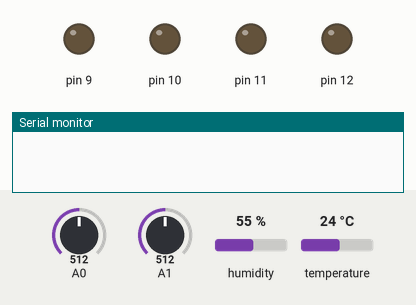
This sketch was run on a simulated Arduino Uno, built with avr-gcc and run on an emulated ATmega328P. On the bench: output pins drawn as LEDs (lit = HIGH), the last lines printed to the serial monitor. The test bench sets the inputs (shaded band); at power-on: A1 = 512, A0 = 512, humidity 55 %, temperature 24 °C.

Above: at 2.0 s.
2.1 s: A1 set to 481
At 4.4 s:
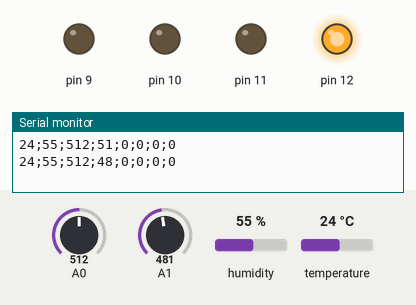
5.5 s: A1 set to 716
At 9.2 s:
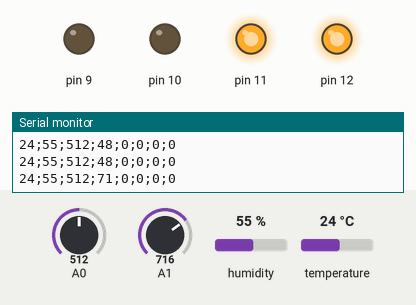
9.5 s: A1 set to 738
13.3 s: A1 set to 766
At 16.5 s:
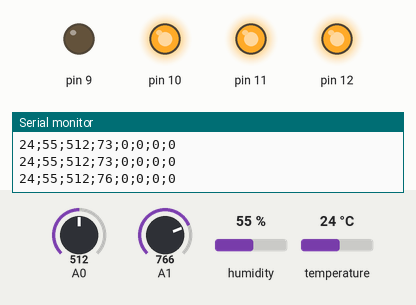
17.6 s: A1 set to 990
21.4 s: A1 set to 1008
At 25.0 s:
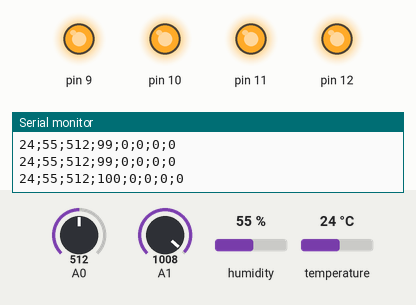
Timing chart, 0 to 26.5 s (numbered marks = the images above; inputs shaded):
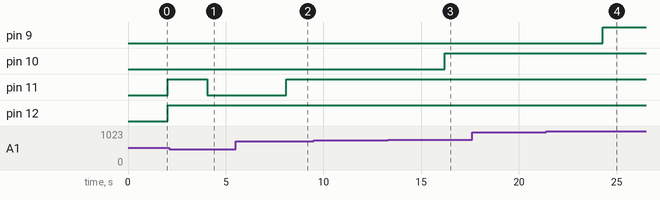

The sketch:

code.ino
```cpp
#include "DHT.h"
#include <Adafruit_Sensor.h>

DHT dht(13, DHT11);
int temperatura = 0;
int umidade = 0;
String separarGrandezas = ";";
int luminosidade = 0;
int potenciometro = 0;
const int ABRE = 1;
const int FECHA = 0;
const int BUZZER = 2;
int inByte;


void setup(){
pinMode(12, OUTPUT);
pinMode(11, OUTPUT);
pinMode(10, OUTPUT);
pinMode(9, OUTPUT);
pinMode(ABRE, OUTPUT);
pinMode(FECHA, OUTPUT);
pinMode(BUZZER, OUTPUT);
Serial.begin(9600);
dht.begin();

}

void loop(){

  delay(1000);
  temperatura = dht.readTemperature();
  umidade = dht.readHumidity();
  luminosidade = analogRead(A0);
  potenciometro = analogRead(A1);


  recebeDados();
  enviaDados();
  controleVolume(potenciometro);

}

void enviaDados(){

  delay(1000);
  Serial.print(temperatura);
  Serial.print(separarGrandezas);
  Serial.print(umidade);
  Serial.print(separarGrandezas);
  Serial.print(luminosidade);
  Serial.print(separarGrandezas);
  Serial.print(potenciometro/10);
  Serial.print(separarGrandezas);
  Serial.print("0");
  Serial.print(separarGrandezas);
  Serial.print("0");
  Serial.print(separarGrandezas);
  Serial.print("0");
  Serial.print(separarGrandezas);
  Serial.print("0");
  Serial.println();

}

void controleVolume(int p){
  if(p<250){
  digitalWrite(12, LOW);
  digitalWrite(11, LOW);
  digitalWrite(10, LOW);
  digitalWrite(9, LOW);
  }
  else if(p>=250 & p<500){
  digitalWrite(12, HIGH);
  digitalWrite(11, LOW);
  digitalWrite(10, LOW);
  digitalWrite(9, LOW);
  }
  else if(p>499 & p<750){
  digitalWrite(12, HIGH);
  digitalWrite(11, HIGH);
  digitalWrite(10, LOW);
  digitalWrite(9, LOW);
  }
  else if(p>=750 & p<1000){
  digitalWrite(12, HIGH);
  digitalWrite(11, HIGH);
  digitalWrite(10, HIGH);
  digitalWrite(9, LOW);
  }
  else{
  digitalWrite(12, HIGH);
  digitalWrite(11, HIGH);
  digitalWrite(10, HIGH);
  digitalWrite(9, HIGH);
  }
}

void recebeDados(){
  digitalWrite(ABRE, LOW);
  digitalWrite(FECHA, LOW);

  if(Serial.available()>0){

    inByte = Serial.read();

    if(inByte == '1'){
      digitalWrite(ABRE, HIGH);
      digitalWrite(FECHA, LOW);
      delay(2000);
      inByte = 2;
    }
    else if(inByte == '0'){
      digitalWrite(ABRE, LOW);
      digitalWrite(FECHA, HIGH);
      delay(2000);
      inByte = 2;
    }

  }
  if(FECHA == HIGH){
    tone(BUZZER, 1500);
  }
  else
    noTone(BUZZER);


}
```

Measured:
- the behaviour switches between 500 and 499 on A1 (found by bisection; images 0 and 1)
- the behaviour switches between 749 and 750 on A1 (found by bisection; images 2 and 3)
- the behaviour switches between 999 and 1000 on A1 (found by bisection; images 3 and 4)
- after the input at 2.1 s, pin 11: HIGH → LOW after 1.9 s
- after the input at 5.5 s, pin 11: LOW → HIGH after 2.6 s
- after the input at 13.3 s, pin 10: LOW → HIGH after 2.9 s
- after the input at 21.4 s, pin 9: LOW → HIGH after 2.9 s
